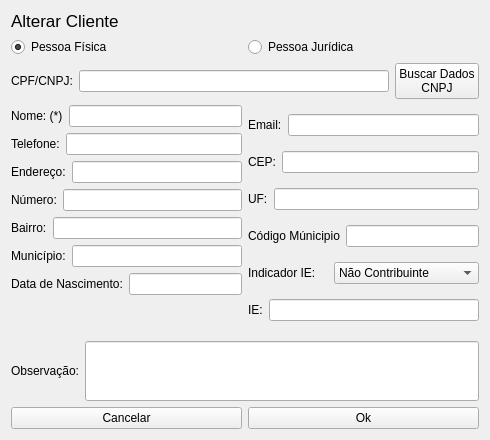
<?xml version="1.0" encoding="UTF-8"?>
<ui version="4.0">
 <class>AlterarCliente</class>
 <widget class="QWidget" name="AlterarCliente">
  <property name="geometry">
   <rect>
    <x>0</x>
    <y>0</y>
    <width>490</width>
    <height>440</height>
   </rect>
  </property>
  <property name="windowTitle">
   <string>Alterar Cliente</string>
  </property>
  <layout class="QGridLayout" name="gridLayout">
   <item row="0" column="0">
    <widget class="QLabel" name="label_7">
     <property name="font">
      <font>
       <pointsize>13</pointsize>
      </font>
     </property>
     <property name="text">
      <string>Alterar Cliente</string>
     </property>
    </widget>
   </item>
   <item row="1" column="0">
    <layout class="QHBoxLayout" name="horizontalLayout_8">
     <item>
      <widget class="QRadioButton" name="RadioB_Pfisica">
       <property name="text">
        <string>Pessoa Física</string>
       </property>
       <property name="checked">
        <bool>true</bool>
       </property>
      </widget>
     </item>
     <item>
      <widget class="QRadioButton" name="RadioB_Pjuridica">
       <property name="text">
        <string>Pessoa Jurídica</string>
       </property>
      </widget>
     </item>
    </layout>
   </item>
   <item row="2" column="0">
    <layout class="QHBoxLayout" name="horizontalLayout_18">
     <item>
      <widget class="QLabel" name="label_5">
       <property name="text">
        <string>CPF/CNPJ:</string>
       </property>
      </widget>
     </item>
     <item>
      <widget class="QLineEdit" name="Ledit_Cpf"/>
     </item>
     <item>
      <widget class="QPushButton" name="Btn_BuscaDados">
       <property name="text">
        <string>Buscar Dados
CNPJ</string>
       </property>
      </widget>
     </item>
    </layout>
   </item>
   <item row="3" column="0">
    <layout class="QHBoxLayout" name="horizontalLayout_17">
     <item>
      <layout class="QVBoxLayout" name="verticalLayout">
       <item>
        <layout class="QHBoxLayout" name="horizontalLayout">
         <item>
          <widget class="QLabel" name="label">
           <property name="text">
            <string>Nome: (*)</string>
           </property>
          </widget>
         </item>
         <item>
          <widget class="QLineEdit" name="Ledit_Nome"/>
         </item>
        </layout>
       </item>
       <item>
        <layout class="QHBoxLayout" name="horizontalLayout_3">
         <item>
          <widget class="QLabel" name="label_3">
           <property name="text">
            <string>Telefone:</string>
           </property>
          </widget>
         </item>
         <item>
          <widget class="QLineEdit" name="Ledit_Telefone"/>
         </item>
        </layout>
       </item>
       <item>
        <layout class="QHBoxLayout" name="horizontalLayout_5"/>
       </item>
       <item>
        <layout class="QHBoxLayout" name="horizontalLayout_4">
         <item>
          <widget class="QLabel" name="label_4">
           <property name="text">
            <string>Endereço:</string>
           </property>
          </widget>
         </item>
         <item>
          <widget class="QLineEdit" name="Ledit_Endereco"/>
         </item>
        </layout>
       </item>
       <item>
        <layout class="QHBoxLayout" name="horizontalLayout_10">
         <item>
          <widget class="QLabel" name="label_9">
           <property name="text">
            <string>Número:</string>
           </property>
          </widget>
         </item>
         <item>
          <widget class="QLineEdit" name="Ledit_Numero">
           <property name="autoFillBackground">
            <bool>false</bool>
           </property>
          </widget>
         </item>
        </layout>
       </item>
       <item>
        <layout class="QHBoxLayout" name="horizontalLayout_11">
         <item>
          <widget class="QLabel" name="label_10">
           <property name="text">
            <string>Bairro:</string>
           </property>
          </widget>
         </item>
         <item>
          <widget class="QLineEdit" name="Ledit_Bairro"/>
         </item>
        </layout>
       </item>
       <item>
        <layout class="QHBoxLayout" name="horizontalLayout_12">
         <item>
          <widget class="QLabel" name="label_11">
           <property name="text">
            <string>Município:</string>
           </property>
          </widget>
         </item>
         <item>
          <widget class="QLineEdit" name="Ledit_Municipio"/>
         </item>
        </layout>
       </item>
       <item>
        <layout class="QHBoxLayout" name="horizontalLayout_6">
         <item>
          <widget class="QLabel" name="label_6">
           <property name="text">
            <string>Data de Nascimento:</string>
           </property>
          </widget>
         </item>
         <item>
          <widget class="QLineEdit" name="Ledit_DataNascimento"/>
         </item>
        </layout>
       </item>
       <item>
        <spacer name="verticalSpacer">
         <property name="orientation">
          <enum>Qt::Orientation::Vertical</enum>
         </property>
         <property name="sizeHint" stdset="0">
          <size>
           <width>20</width>
           <height>40</height>
          </size>
         </property>
        </spacer>
       </item>
      </layout>
     </item>
     <item>
      <layout class="QVBoxLayout" name="verticalLayout_2">
       <item>
        <layout class="QHBoxLayout" name="horizontalLayout_2">
         <item>
          <widget class="QLabel" name="label_2">
           <property name="text">
            <string>Email:</string>
           </property>
          </widget>
         </item>
         <item>
          <widget class="QLineEdit" name="Ledit_Email"/>
         </item>
        </layout>
       </item>
       <item>
        <layout class="QHBoxLayout" name="horizontalLayout_15">
         <item>
          <widget class="QLabel" name="label_14">
           <property name="text">
            <string>CEP:</string>
           </property>
          </widget>
         </item>
         <item>
          <widget class="QLineEdit" name="Ledit_CEP"/>
         </item>
        </layout>
       </item>
       <item>
        <layout class="QHBoxLayout" name="horizontalLayout_14">
         <item>
          <widget class="QLabel" name="label_13">
           <property name="text">
            <string>UF:</string>
           </property>
          </widget>
         </item>
         <item>
          <widget class="QLineEdit" name="Ledit_UF"/>
         </item>
        </layout>
       </item>
       <item>
        <layout class="QHBoxLayout" name="horizontalLayout_13">
         <item>
          <widget class="QLabel" name="label_12">
           <property name="text">
            <string>Código Múnicipio</string>
           </property>
          </widget>
         </item>
         <item>
          <widget class="QLineEdit" name="Ledit_CMun"/>
         </item>
        </layout>
       </item>
       <item>
        <layout class="QHBoxLayout" name="horizontalLayout_9">
         <item>
          <widget class="QLabel" name="label_8">
           <property name="maximumSize">
            <size>
             <width>80</width>
             <height>16777215</height>
            </size>
           </property>
           <property name="text">
            <string>Indicador IE:</string>
           </property>
          </widget>
         </item>
         <item>
          <widget class="QComboBox" name="CBox_IndIEDest">
           <item>
            <property name="text">
             <string>Não Contribuinte</string>
            </property>
           </item>
           <item>
            <property name="text">
             <string>Contribuinte ICMS</string>
            </property>
           </item>
           <item>
            <property name="text">
             <string>Contribuinte Isento</string>
            </property>
           </item>
          </widget>
         </item>
        </layout>
       </item>
       <item>
        <layout class="QHBoxLayout" name="horizontalLayout_16">
         <item>
          <widget class="QLabel" name="label_15">
           <property name="text">
            <string>IE:</string>
           </property>
          </widget>
         </item>
         <item>
          <widget class="QLineEdit" name="Ledit_IE"/>
         </item>
        </layout>
       </item>
      </layout>
     </item>
    </layout>
   </item>
   <item row="4" column="0">
    <layout class="QHBoxLayout" name="horizontalLayout_19">
     <item>
      <widget class="QLabel" name="label_16">
       <property name="text">
        <string>Observação:</string>
       </property>
      </widget>
     </item>
     <item>
      <widget class="QLineEdit" name="Ledit_OBS">
       <property name="minimumSize">
        <size>
         <width>0</width>
         <height>60</height>
        </size>
       </property>
       <property name="maxLength">
        <number>255</number>
       </property>
       <property name="alignment">
        <set>Qt::AlignmentFlag::AlignLeading|Qt::AlignmentFlag::AlignLeft|Qt::AlignmentFlag::AlignTop</set>
       </property>
      </widget>
     </item>
    </layout>
   </item>
   <item row="5" column="0">
    <layout class="QHBoxLayout" name="horizontalLayout_7">
     <item>
      <widget class="QPushButton" name="Btn_Cancelar">
       <property name="text">
        <string>Cancelar</string>
       </property>
      </widget>
     </item>
     <item>
      <widget class="QPushButton" name="Btn_Ok">
       <property name="text">
        <string>Ok</string>
       </property>
      </widget>
     </item>
    </layout>
   </item>
  </layout>
 </widget>
 <resources/>
 <connections/>
</ui>
